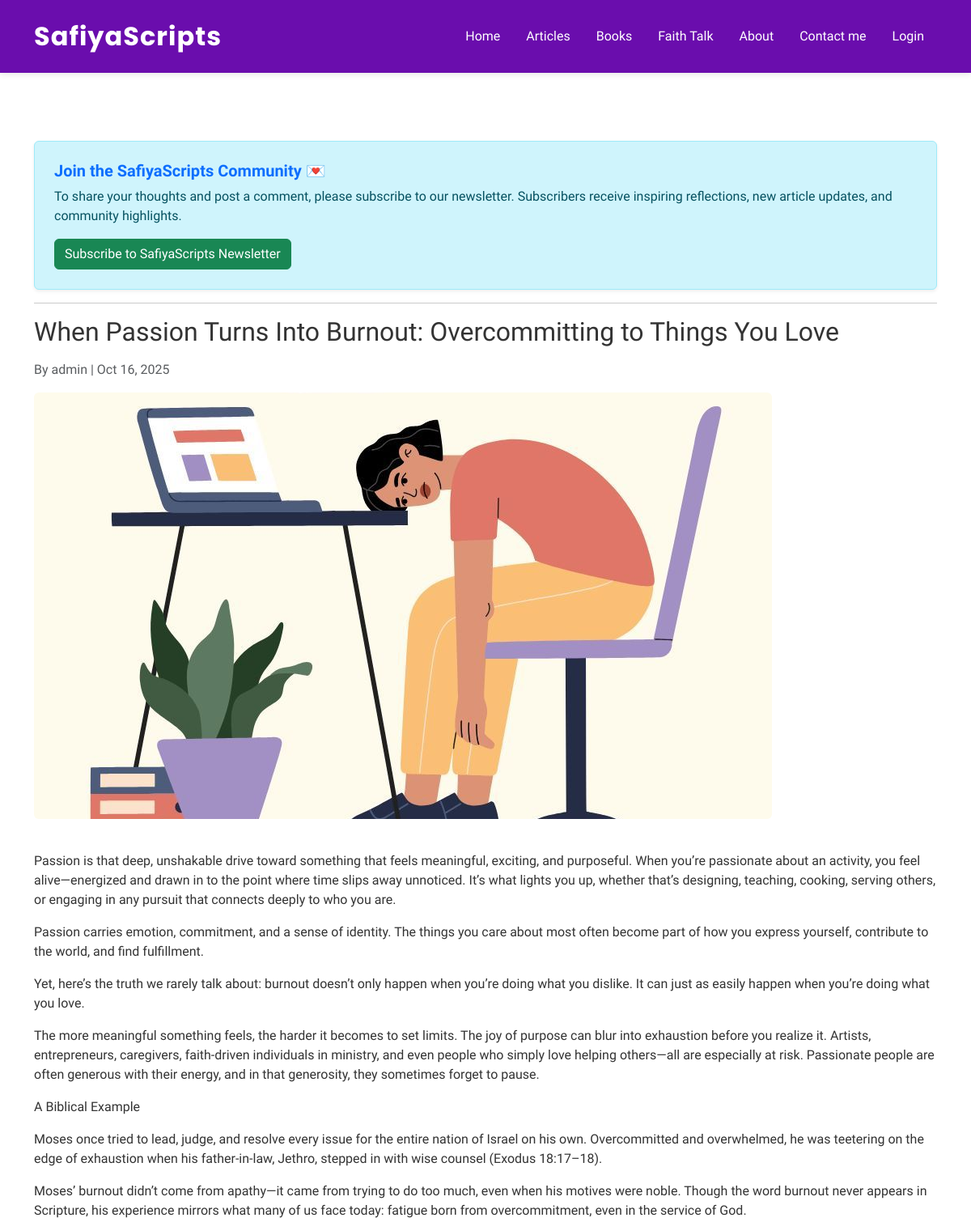
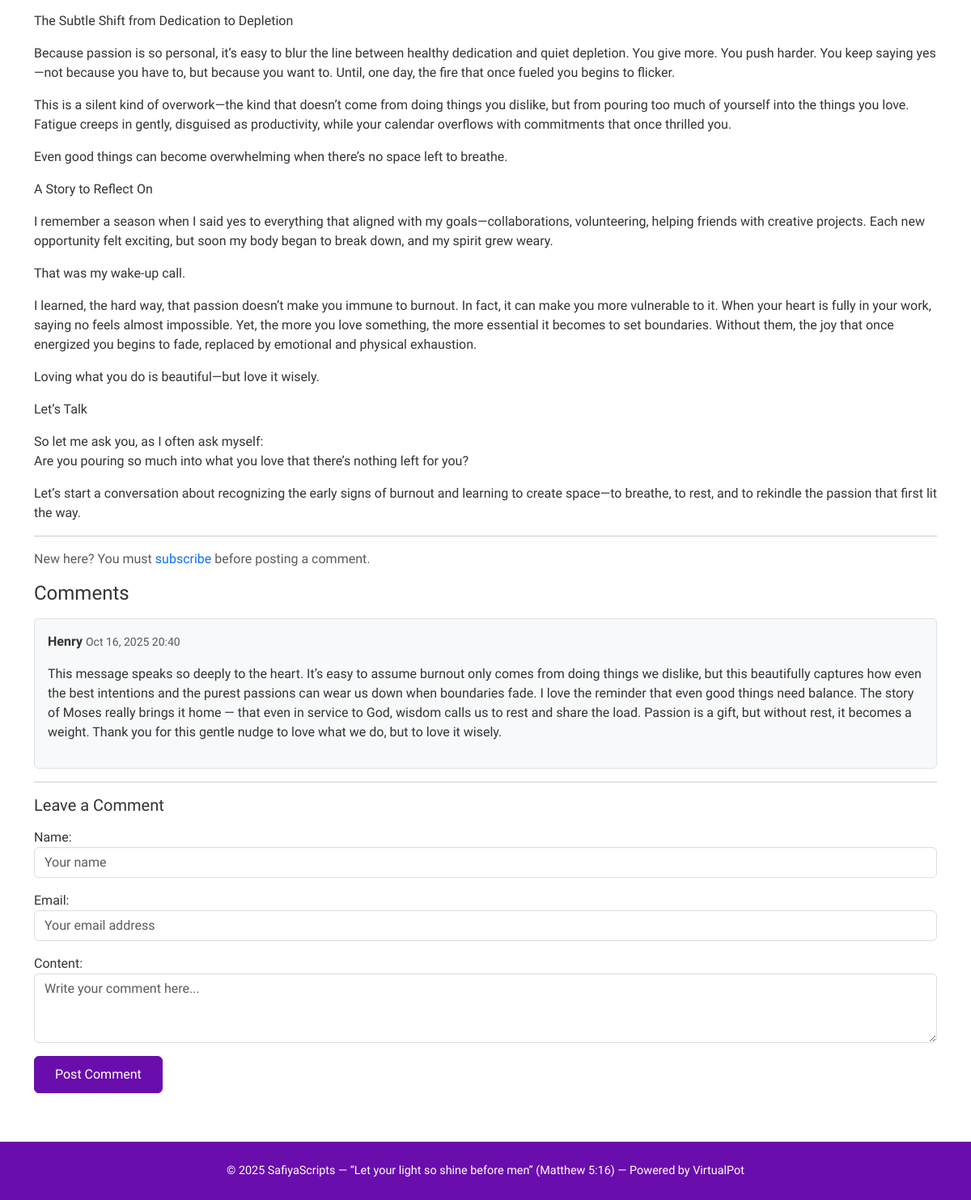
The app's page /articles/public/7/ with its own data (2 pictures, top to bottom).
### articles/models.py (models this page shows, shortened)
class Article(models.Model):
    title = models.CharField(max_length=200)
    short_description = models.TextField(max_length=300)
    full_description = models.TextField()
    author = models.ForeignKey(User, on_delete=models.CASCADE)
    image = models.ImageField(upload_to='article_images/', blank=True, null=True)
    date_posted = models.DateTimeField(default=timezone.now)
    class Meta:
        ordering = ['-date_posted']

class Comment(models.Model):
    article = models.ForeignKey(Article, related_name='comments', on_delete=models.CASCADE)
    user = models.ForeignKey(User, on_delete=models.CASCADE, blank=True, null=True)
    parent = models.ForeignKey('self', null=True, blank=True, related_name='replies', on_delete=models.CASCADE)
    name = models.CharField(max_length=100)
    email = models.EmailField(blank=True, null=True)
    content = models.TextField()
    created_at = models.DateTimeField(default=timezone.now)
    class Meta:
        ordering = ['created_at']

### articles/views.py (the view, shortened to what this page needs)
def article_detail_public(request, pk):
    article = get_object_or_404(Article, pk=pk)
    comments = article.comments.filter(parent__isnull=True).select_related('user')
    comment_form = CommentForm()
    return render(request, 'articles/article_detail_public.html', {
        'article': article,
        'comments': comments,
        'comment_form': comment_form,
    })

### articles/forms.py
class CommentForm(forms.ModelForm):
    parent = forms.ModelChoiceField(
        queryset=Comment.objects.filter(parent__isnull=True),
        required=False,
        widget=forms.HiddenInput()
    )
    class Meta:
        model = Comment
        fields = ['name', 'email', 'content', 'parent']
        widgets = {
            'name': forms.TextInput(attrs={
                'class': 'form-control',
                'placeholder': 'Your name',
            }),
            'email': forms.EmailInput(attrs={
                'class': 'form-control',
                'placeholder': 'Your email address',
            }),
            'content': forms.Textarea(attrs={
                'class': 'form-control',
                'rows': 3,
                'placeholder': 'Write your comment here...',
            }),
        }

### templates/articles/article_detail_public.html (shortened to what this page needs)
{% extends "base.html" %}
{% block content %}
<div class="alert alert-info mt-4 p-4 rounded shadow-sm">
  <h5 class="fw-bold text-primary mb-2">Join the SafiyaScripts Community 💌</h5>
  <p class="mb-3">
    To share your thoughts and post a comment, please subscribe to our newsletter.
    Subscribers receive inspiring reflections, new article updates, and community highlights.
  </p>
  <a href="{% url 'articles:subscribe' %}" class="btn btn-success">
    Subscribe to SafiyaScripts Newsletter
  </a>
</div>
<hr>
  <h2 class="mb-3">{{ article.title }}</h2>
  <p class="text-muted">By {{ article.author.username }} | {{ article.date_posted|date:"M d, Y" }}</p>
  {% if article.image %}
    <img src="{{ article.image.url }}" class="img-fluid rounded mb-4" alt="{{ article.title }}">
  {% endif %}
  <p>{{ article.full_description|linebreaks }}</p>
  <hr>
  {% if not user.is_authenticated %}
  <p class="text-muted mt-2">
    New here? You must <a href="{% url 'articles:subscribe' %}" class="text-decoration-none text-primary">subscribe</a> before posting a comment.
  </p>
{% endif %}
  <h4>Comments</h4>
  <div class="mt-3">
    {% for comment in comments %}
      <div class="border p-3 mb-3 rounded bg-light">
        <p><strong>{{ comment.name }}</strong> <small class="text-muted">{{ comment.created_at|date:"M d, Y H:i" }}</small></p>
        <p>{{ comment.content }}</p>
      </div>
    {% empty %}
      <p>No comments yet. Be the first to comment!</p>
    {% endfor %}
  </div>
 <hr>
  <h5>Leave a Comment</h5>
  <form method="post" class="mt-3" id="comment-form">
    {{ comment_form.as_p }}
    <button type="submit" class="btn btn-primary">Post Comment</button>
  </form>
</div>
{% endblock %}

### templates/base.html (style rules this page uses)
body { background-color: #ffffff; font-family: 'Raleway', sans-serif; color: #333; min-height: 100vh; display: flex; flex-direction: column; }
form { margin-top: 20px; }
.form-control { border-radius: 6px; border: 1px solid #ddd; box-shadow: none; transition: all 0.2s ease; }
.btn-primary { background-color: #6A0DAD; border-color: #6A0DAD; border-radius: 6px; padding: 10px 25px; }

### records on screen
Article: title "When Passion Turns Into Burnout: Overcommitting to Things You Love", author.username "admin", date_posted "Oct 16, 2025", image (picture), full_description "Passion is that deep, unshakable drive toward something that feels meaningful, exciting, and purposeful. When you’re passionate about an activity, you feel alive—energized and drawn in to the point where time slips away unnoticed. It’s what lights you up, whether that’s designing, teaching, cooking, serving others, or engaging in any pursuit that connects deeply to who you are. Passion carries emotion, commitment, and a sense of identity. The things you care about most often become part of how you express yourself, contribute to the world, and find fulfillment. Yet, here’s the truth we rarely talk about: burnout doesn’t only happen when you’re doing what you dislike. It can just as easily…"
Comment: name "Henry", created_at "Oct 16, 2025 20:40", content "This message speaks so deeply to the heart. It’s easy to assume burnout only comes from doing things we dislike, but this beautifully captures how even the best intentions and the purest passions can wear us down when boundaries fade. I love the reminder that even good things need balance. The story of Moses really brings it home — that even in service to God, wisdom calls us to rest and share the load. Passion is a gift, but without rest, it becomes a weight. Thank you for this gentle nudge to love what we do, but to love it wisely."
